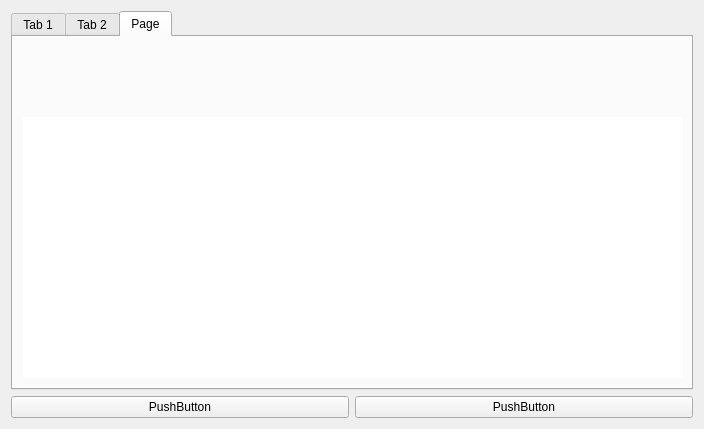
<?xml version="1.0" encoding="UTF-8"?>
<ui version="4.0">
 <class>Form</class>
 <widget class="QWidget" name="Form">
  <property name="geometry">
   <rect>
    <x>0</x>
    <y>0</y>
    <width>704</width>
    <height>429</height>
   </rect>
  </property>
  <layout class="QVBoxLayout" name="verticalLayout">
   <item>
    <layout class="QVBoxLayout" name="verticalLayout_2">
     <item>
      <widget class="QTabWidget" name="tabWidget">
       <property name="currentIndex">
        <number>2</number>
       </property>
       <widget class="QWidget" name="tab">
        <attribute name="title">
         <string>Tab 1</string>
        </attribute>
        <widget class="QComboBox" name="comboBox">
         <property name="geometry">
          <rect>
           <x>10</x>
           <y>20</y>
           <width>86</width>
           <height>25</height>
          </rect>
         </property>
        </widget>
       </widget>
       <widget class="QWidget" name="tab_2">
        <attribute name="title">
         <string>Tab 2</string>
        </attribute>
        <widget class="QComboBox" name="comboBox_2">
         <property name="geometry">
          <rect>
           <x>120</x>
           <y>20</y>
           <width>86</width>
           <height>25</height>
          </rect>
         </property>
        </widget>
       </widget>
       <widget class="QWidget" name="tab_3">
        <attribute name="title">
         <string>Page</string>
        </attribute>
        <widget class="GraphicsLayoutWidget" name="plt_cap">
         <property name="geometry">
          <rect>
           <x>10</x>
           <y>80</y>
           <width>660</width>
           <height>261</height>
          </rect>
         </property>
         <property name="sizePolicy">
          <sizepolicy hsizetype="Expanding" vsizetype="Ignored">
           <horstretch>0</horstretch>
           <verstretch>0</verstretch>
          </sizepolicy>
         </property>
         <property name="autoFillBackground">
          <bool>false</bool>
         </property>
         <property name="styleSheet">
          <string notr="true">border: 0px;</string>
         </property>
         <property name="frameShape">
          <enum>QFrame::StyledPanel</enum>
         </property>
         <property name="frameShadow">
          <enum>QFrame::Plain</enum>
         </property>
         <property name="lineWidth">
          <number>0</number>
         </property>
        </widget>
       </widget>
      </widget>
     </item>
    </layout>
   </item>
   <item>
    <layout class="QHBoxLayout" name="horizontalLayout">
     <item>
      <layout class="QHBoxLayout" name="horizontalLayout_2">
       <item>
        <widget class="QPushButton" name="pushButton_2">
         <property name="text">
          <string>PushButton</string>
         </property>
        </widget>
       </item>
      </layout>
     </item>
     <item>
      <widget class="QPushButton" name="pushButton">
       <property name="text">
        <string>PushButton</string>
       </property>
      </widget>
     </item>
    </layout>
   </item>
  </layout>
 </widget>
 <customwidgets>
  <customwidget>
   <class>GraphicsLayoutWidget</class>
   <extends>QGraphicsView</extends>
   <header>pyqtgraph</header>
  </customwidget>
 </customwidgets>
 <resources/>
 <connections/>
</ui>
